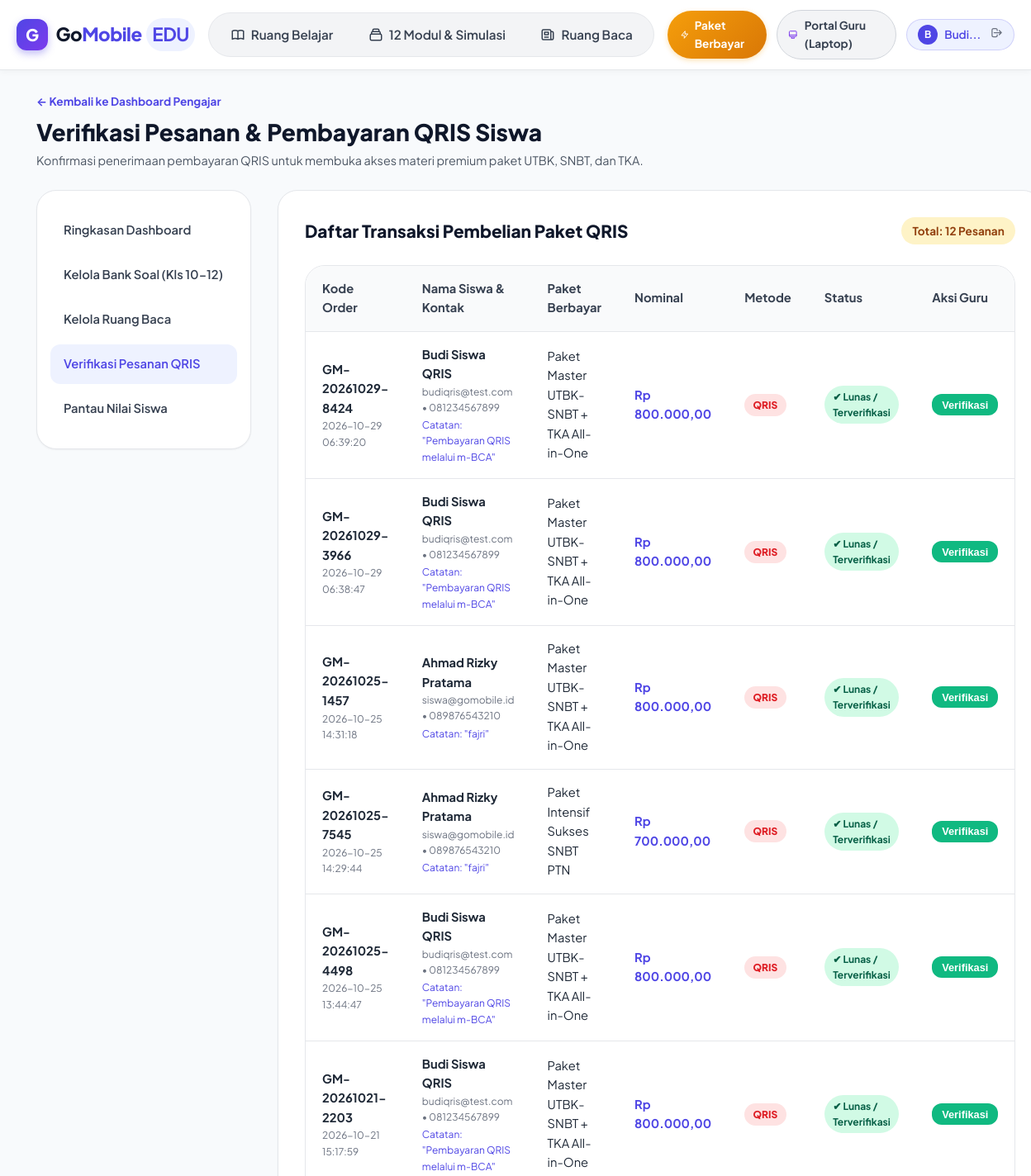
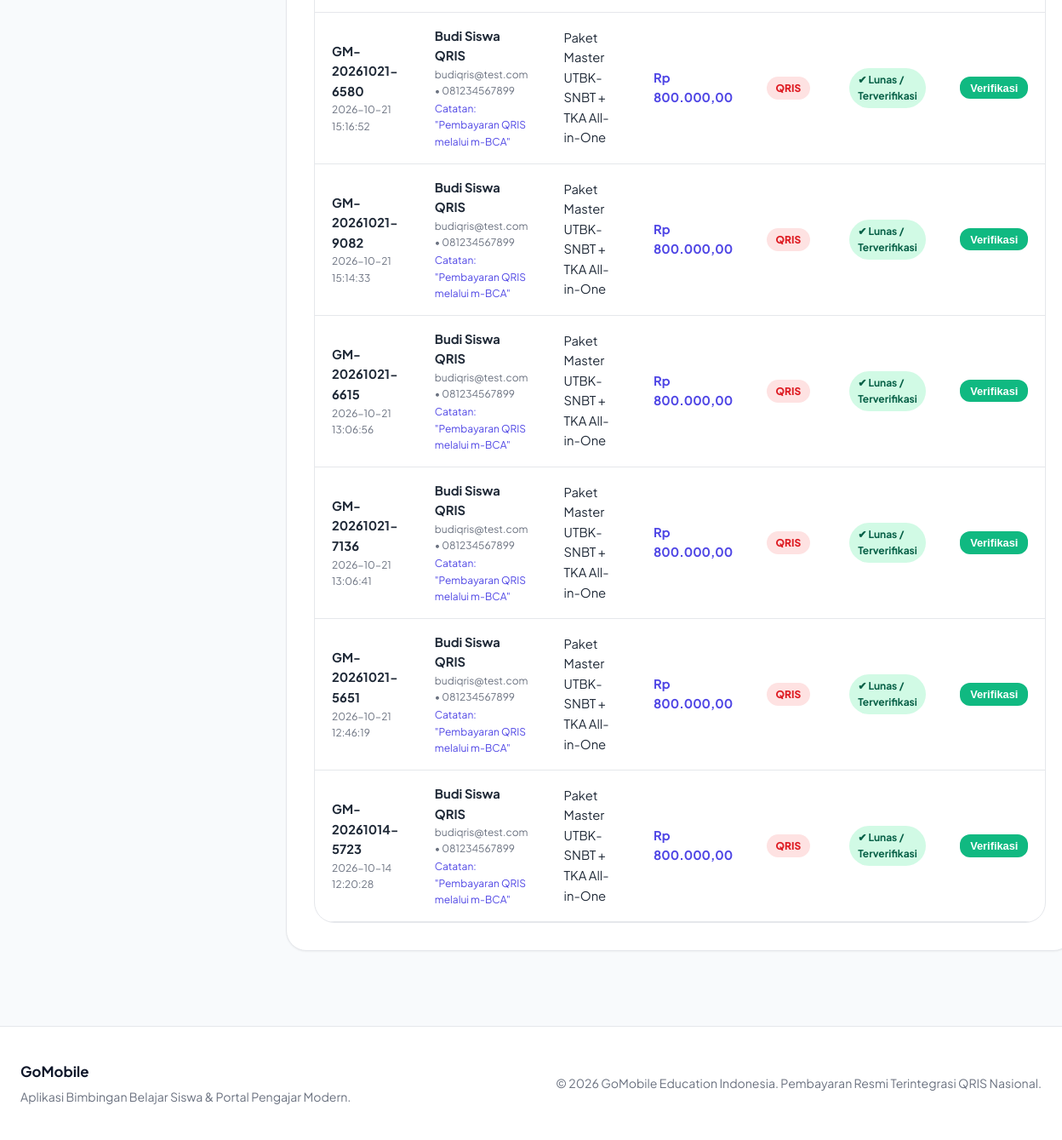
The app's page /pengajar/verifikasi-bayar (signed in) with its own data (2 pictures, top to bottom).
### tables this page shows
CREATE TABLE orders (
        id INTEGER PRIMARY KEY AUTOINCREMENT,
        order_code TEXT UNIQUE NOT NULL,
        user_id INTEGER,
        buyer_name TEXT NOT NULL,
        buyer_email TEXT NOT NULL,
        buyer_phone TEXT NOT NULL,
        buyer_school TEXT,
        package_id INTEGER NOT NULL,
        package_title TEXT NOT NULL,
        amount INTEGER NOT NULL,
        payment_method TEXT DEFAULT 'QRIS',
        payment_status TEXT DEFAULT 'pending', -- 'pending', 'paid', 'verified'
        qris_ref TEXT,
        proof_note TEXT,
        paid_at TIMESTAMP,
        created_at TIMESTAMP DEFAULT CURRENT_TIMESTAMP,
        FOREIGN KEY (user_id) REFERENCES users(id),
        FOREIGN KEY (package_id) REFERENCES packages(id)
    );

### app.py (the view)
@app.route('/pengajar/verifikasi-bayar')
@teacher_required
def teacher_verifikasi_bayar():
    conn = get_db()
    cursor = conn.cursor()
    cursor.execute("SELECT * FROM orders ORDER BY id DESC")
    orders = cursor.fetchall()
    conn.close()
    return render_template('teacher/verifikasi_bayar.html', orders=orders)

### app.py (called while the page is built)
@app.before_request
def load_logged_in_user():
    user_id = session.get('user_id')
    if user_id is None:
        g.user = None
    else:
        conn = get_db()
        cursor = conn.cursor()
        cursor.execute("SELECT * FROM users WHERE id = ?", (user_id,))
        g.user = cursor.fetchone()
        conn.close()

def teacher_required(view):
    @wraps(view)
    def wrapped_view(**kwargs):
        if g.user is None:
            flash("Halaman portal pengajar khusus untuk akun guru. Silakan login terlebih dahulu.", "warning")
            return redirect(url_for('login', role='pengajar', next=request.url))
        if g.user['role'] != 'pengajar':
            flash("Akses ditolak: Akun Anda terdaftar sebagai Siswa. Portal ini khusus untuk Pengajar.", "danger")
            return redirect(url_for('index'))
        return view(**kwargs)
    return wrapped_view

### database.py (called while the page is built, shortened)
def get_db_path():
    if os.environ.get('GOMOBILE_DB_PATH'):
        return os.environ['GOMOBILE_DB_PATH']

def get_db():
    db_path = get_db_path()
    needs_init = not os.path.exists(db_path)
    conn = sqlite3.connect(db_path)
    conn.row_factory = sqlite3.Row
    if needs_init:
        _init_db_tables_and_seeds(conn)
    return conn

### templates/teacher/verifikasi_bayar.html (shortened to what this page needs)
{% extends "base.html" %}
{% block content %}
<div class="container">
  <div style="margin-bottom:1.5rem;">
    <a href="{{ url_for('teacher_dashboard') }}" style="color:var(--primary);font-size:0.85rem;font-weight:700;text-decoration:none;">
      &larr; Kembali ke Dashboard Pengajar
    </a>
    <h1 style="font-size:1.75rem;font-weight:800;color:var(--dark);margin-top:0.25rem;">
      Verifikasi Pesanan &amp; Pembayaran QRIS Siswa
    </h1>
    <p style="color:var(--gray-600);font-size:0.9rem;">
      Konfirmasi penerimaan pembayaran QRIS untuk membuka akses materi premium paket UTBK, SNBT, dan TKA.
    </p>
  </div>
  <div class="teacher-layout">
    <aside class="teacher-sidebar">
      <ul class="teacher-nav-list">
        <li class="teacher-nav-item"><a href="{{ url_for('teacher_dashboard') }}">Ringkasan Dashboard</a></li>
        <li class="teacher-nav-item"><a href="{{ url_for('teacher_bank_soal') }}">Kelola Bank Soal (Kls 10-12)</a></li>
        <li class="teacher-nav-item"><a href="{{ url_for('teacher_articles') }}">Kelola Ruang Baca</a></li>
        <li class="teacher-nav-item"><a href="{{ url_for('teacher_verifikasi_bayar') }}" class="active">Verifikasi Pesanan QRIS</a></li>
        <li class="teacher-nav-item"><a href="{{ url_for('teacher_nilai_siswa') }}">Pantau Nilai Siswa</a></li>
      </ul>
    </aside>
    <div>
      <div style="background:var(--white);border-radius:var(--radius-xl);border:1px solid var(--gray-200);padding:2rem;box-shadow:var(--shadow-sm);">
        <div style="display:flex;justify-content:space-between;align-items:center;margin-bottom:1.5rem;flex-wrap:wrap;gap:1rem;">
          <h2 style="font-size:1.3rem;font-weight:800;color:var(--dark);">
            Daftar Transaksi Pembelian Paket QRIS
          </h2>
          <span class="badge badge-warning" style="font-size:0.85rem;padding:0.35rem 0.85rem;">
            Total: {{ orders|length }} Pesanan
          </span>
        </div>
        {% if orders %}
        <div class="data-table-wrapper" style="box-shadow:none;">
          <table class="data-table">
            <thead>
              <tr>
                <th>Kode Order</th>
                <th>Nama Siswa &amp; Kontak</th>
                <th>Paket Berbayar</th>
                <th>Nominal</th>
                <th>Metode</th>
                <th>Status</th>
                <th>Aksi Guru</th>
              </tr>
            </thead>
            <tbody>
              {% for order in orders %}
              <tr>
                <td>
                  <strong>{{ order.order_code }}</strong>
                  <div style="font-size:0.75rem;color:var(--gray-500);">{{ order.created_at }}</div>
                </td>
                <td>
                  <strong>{{ order.buyer_name }}</strong>
                  <div style="font-size:0.75rem;color:var(--gray-500);">
                    {{ order.buyer_email }} &bull; {{ order.buyer_phone }}
                  </div>
                  {% if order.proof_note %}
                  <div style="font-size:0.75rem;color:var(--primary);margin-top:2px;">
                    Catatan: "{{ order.proof_note }}"
                  </div>
                  {% endif %}
                </td>
                <td>{{ order.package_title }}</td>
                <td>
                  <strong style="color:var(--primary);">
                    Rp {{ "{:,}".format(order.amount).replace(',', '.') }},00
                  </strong>
                </td>
                <td>
                  <span class="badge" style="background:#FEE2E2;color:#DE1D24;font-weight:800;">
                    QRIS
                  </span>
                </td>
                <td>
                  {% if order.payment_status in ['paid', 'verified'] %}
                    <span class="badge badge-success">&#10004; Lunas / Terverifikasi</span>
                  {% else %}
                    <span class="badge badge-warning">&#9203; Menunggu Verifikasi</span>
                  {% endif %}
                </td>
                <td>
                  {% if order.payment_status not in ['verified'] %}
                  <form method="POST" action="{{ url_for('verify_order', order_id=order.id) }}">
                    <button type="submit" class="btn btn-success" style="padding:0.35rem 0.75rem;font-size:0.8rem;">
                      Verifikasi
                    </button>
                  </form>
                  {% else %}
                  <span style="font-size:0.8rem;color:var(--success);font-weight:700;">Sudah Aktif</span>
                  {% endif %}
                </td>
              </tr>
              {% endfor %}
            </tbody>
          </table>
        </div>
        {% else %}
        <p style="text-align:center;padding:2.5rem;color:var(--gray-500);">Belum ada riwayat pesanan paket QRIS.</p>
        {% endif %}
      </div>
    </div>
  </div>
</div>
{% endblock %}

### static/css/style.css (style rules this page uses)
:root { --primary: #4F46E5; --primary-hover: #4338CA; --primary-light: #EEF2FF; --secondary: #06B6D4; --accent: #F59E0B; --success: #10B981; --success-light: #D1FAE5; --danger: #EF4444; --danger-light: #FEE2E2; --dark: #0F172A; --gray-900: #111827; --gray-800: #1F2937; --gray-700: #374151; --gray-600: #4B5563; --gray-500: #6B7280; --gray-400: #9CA3AF; --gray-300: #D1D5DB; --gray-200: #E5E7EB; --gray-100: #F3F4F6; --gray-50: #F9FAFB; --white: #FFFFFF; --radius-sm: 8px; --radius-md: 12px; --radius-lg: 18px; --radius-xl: 24px; --shadow-sm: 0 1px 2px 0 rgba(0, 0, 0, 0.05); --shadow-md: 0 4px 6px -1px rgba(0, 0, 0, 0.1), 0 2px 4px -1px rgba(0, 0, 0, 0.06); --shadow-lg: 0 10px 15px -3px rgba(0, 0, 0, 0.1), 0 4px 6px -2px rgba(0, 0, 0, 0.05); --shadow-xl: 0 20px 25px -5px rgba(0, 0, 0, 0.1), 0 10px 10px -5px rgba(0, 0, 0, 0.04); --font-sans: 'Inter', system-ui, -apple-system, BlinkMacSystemFont, "Segoe UI", Roboto, sans-serif; }
*, *::before, *::after { box-sizing: border-box; margin: 0; padding: 0; }
html { font-size: 16px; scroll-behavior: smooth; -webkit-text-size-adjust: 100%; }
body { font-family: var(--font-sans); background-color: #F8FAFC; color: var(--gray-800); line-height: 1.6; min-height: 100vh; display: flex; flex-direction: column; }
.container { max-width: 1200px; margin: 0 auto; padding: 1.5rem 1.25rem; }
.teacher-layout { display: grid; grid-template-columns: 260px 1fr; gap: 2rem; margin-top: 1.5rem; }
.teacher-sidebar { background: var(--white); border-radius: var(--radius-xl); border: 1px solid var(--gray-200); padding: 1.5rem 1rem; box-shadow: var(--shadow-sm); align-self: start; }
.teacher-nav-list { list-style: none; display: flex; flex-direction: column; gap: 0.4rem; }
.teacher-nav-item a { display: flex; align-items: center; gap: 0.75rem; padding: 0.75rem 1rem; border-radius: var(--radius-md); color: var(--gray-700); text-decoration: none; font-weight: 600; font-size: 0.92rem; transition: all 0.2s ease; }
.teacher-nav-item a.active { background: var(--primary-light); color: var(--primary); }
.data-table-wrapper { background: var(--white); border-radius: var(--radius-xl); border: 1px solid var(--gray-200); overflow-x: auto; box-shadow: var(--shadow-sm); }
.data-table { width: 100%; border-collapse: collapse; text-align: left; font-size: 0.92rem; }
.data-table th { background: var(--gray-50); padding: 1rem 1.25rem; font-weight: 700; color: var(--gray-700); border-bottom: 1px solid var(--gray-200); }
.data-table td { padding: 1rem 1.25rem; border-bottom: 1px solid var(--gray-200); color: var(--gray-800); }
.btn { display: inline-flex; align-items: center; justify-content: center; gap: 0.5rem; padding: 0.75rem 1.5rem; border-radius: var(--radius-md); font-weight: 700; font-size: 0.95rem; border: none; cursor: pointer; text-decoration: none; transition: all 0.2s ease; }
.btn-success { background: var(--success); color: var(--white); }
.badge { display: inline-block; padding: 0.25rem 0.65rem; border-radius: 999px; font-size: 0.75rem; font-weight: 700; }
.badge-success { background: var(--success-light); color: #065F46; }
.badge-warning { background: #FEF3C7; color: #92400E; }

### templates/base.html (style rules this page uses)
body { font-family: 'Plus Jakarta Sans', var(--font-sans); }

### records on screen
orders: order_code "GM-20261029-8424", created_at "2026-10-29 06:39:20", buyer_name "Budi Siswa QRIS", buyer_email "budiqris@test.com", buyer_phone "081234567899", proof_note "Pembayaran QRIS melalui m-BCA", package_title "Paket Master UTBK-SNBT + TKA All-in-One", amount "800.000", payment_status "✔ Lunas / Terverifikasi"
orders: order_code "GM-20261029-3966", created_at "2026-10-29 06:38:47", buyer_name "Budi Siswa QRIS", buyer_email "budiqris@test.com", buyer_phone "081234567899", proof_note "Pembayaran QRIS melalui m-BCA", package_title "Paket Master UTBK-SNBT + TKA All-in-One", amount "800.000", payment_status "✔ Lunas / Terverifikasi"
orders: order_code "GM-20261025-1457", created_at "2026-10-25 14:31:18", buyer_name "Ahmad Rizky Pratama", buyer_email "siswa@gomobile.id", buyer_phone "089876543210", proof_note "fajri", package_title "Paket Master UTBK-SNBT + TKA All-in-One", amount "800.000", payment_status "✔ Lunas / Terverifikasi"
orders: order_code "GM-20261025-7545", created_at "2026-10-25 14:29:44", buyer_name "Ahmad Rizky Pratama", buyer_email "siswa@gomobile.id", buyer_phone "089876543210", proof_note "fajri", package_title "Paket Intensif Sukses SNBT PTN", amount "700.000", payment_status "✔ Lunas / Terverifikasi"
orders: order_code "GM-20261025-4498", created_at "2026-10-25 13:44:47", buyer_name "Budi Siswa QRIS", buyer_email "budiqris@test.com", buyer_phone "081234567899", proof_note "Pembayaran QRIS melalui m-BCA", package_title "Paket Master UTBK-SNBT + TKA All-in-One", amount "800.000", payment_status "✔ Lunas / Terverifikasi"
orders: order_code "GM-20261021-2203", created_at "2026-10-21 15:17:59", buyer_name "Budi Siswa QRIS", buyer_email "budiqris@test.com", buyer_phone "081234567899", proof_note "Pembayaran QRIS melalui m-BCA", package_title "Paket Master UTBK-SNBT + TKA All-in-One", amount "800.000", payment_status "✔ Lunas / Terverifikasi"
orders: order_code "GM-20261021-6580", created_at "2026-10-21 15:16:52", buyer_name "Budi Siswa QRIS", buyer_email "budiqris@test.com", buyer_phone "081234567899", proof_note "Pembayaran QRIS melalui m-BCA", package_title "Paket Master UTBK-SNBT + TKA All-in-One", amount "800.000", payment_status "✔ Lunas / Terverifikasi"
orders: order_code "GM-20261021-9082", created_at "2026-10-21 15:14:33", buyer_name "Budi Siswa QRIS", buyer_email "budiqris@test.com", buyer_phone "081234567899", proof_note "Pembayaran QRIS melalui m-BCA", package_title "Paket Master UTBK-SNBT + TKA All-in-One", amount "800.000", payment_status "✔ Lunas / Terverifikasi"
orders: order_code "GM-20261021-6615", created_at "2026-10-21 13:06:56", buyer_name "Budi Siswa QRIS", buyer_email "budiqris@test.com", buyer_phone "081234567899", proof_note "Pembayaran QRIS melalui m-BCA", package_title "Paket Master UTBK-SNBT + TKA All-in-One", amount "800.000", payment_status "✔ Lunas / Terverifikasi"
orders: order_code "GM-20261021-7136", created_at "2026-10-21 13:06:41", buyer_name "Budi Siswa QRIS", buyer_email "budiqris@test.com", buyer_phone "081234567899", proof_note "Pembayaran QRIS melalui m-BCA", package_title "Paket Master UTBK-SNBT + TKA All-in-One", amount "800.000", payment_status "✔ Lunas / Terverifikasi"
orders: order_code "GM-20261021-5651", created_at "2026-10-21 12:46:19", buyer_name "Budi Siswa QRIS", buyer_email "budiqris@test.com", buyer_phone "081234567899", proof_note "Pembayaran QRIS melalui m-BCA", package_title "Paket Master UTBK-SNBT + TKA All-in-One", amount "800.000", payment_status "✔ Lunas / Terverifikasi"
orders: order_code "GM-20261014-5723", created_at "2026-10-14 12:20:28", buyer_name "Budi Siswa QRIS", buyer_email "budiqris@test.com", buyer_phone "081234567899", proof_note "Pembayaran QRIS melalui m-BCA", package_title "Paket Master UTBK-SNBT + TKA All-in-One", amount "800.000", payment_status "✔ Lunas / Terverifikasi"

### other values on screen
{{ session.get('user_name', 'U')[0]|upper }} "B"
{{ session.get('user_name', 'Akun')|truncate(12) }} "Budi..."
{{ orders|length }} "12"
